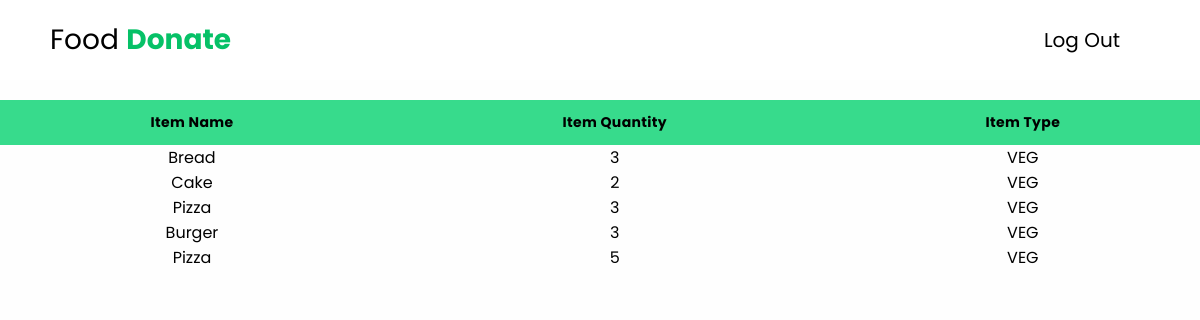
The page /user (signed in) on the database its author committed.
### tables this page shows
CREATE TABLE "food_item" (
	"id"	INTEGER,
	"food_name"	TEXT,
	"donor_id"	INTEGER,
	"quantity"	INTEGER,
	"timing"	TEXT DEFAULT CURRENT_TIMESTAMP,
	"type"	TEXT,
	"address"	TEXT,
	PRIMARY KEY("id")
);

### app.py (the view)
@app.route("/user")
def takefood():
    try:
        if session["role"] == 1 or session["role"]=="1":
            rows = db.execute("SELECT * from food_item;")
            return render_template("foodtake.html",values=rows)
    except:
        pass
    return render_template("login.html")

### app.py (called while the page is built)
@app.after_request
def after_request(response):
    response.headers["Cache-Control"] = "no-cache, no-store, must-revalidate"
    response.headers["Expires"] = 0
    response.headers["Pragma"] = "no-cache"
    return response

### templates/foodtake.html (shortened to what this page needs)
<!DOCTYPE html>
<html lang="en">
<head>
    <link rel="stylesheet" href="../static/loginstyle.css">
    <link rel="stylesheet" href="../static/home.css">
    <link rel="stylesheet" href="../static/profile.css">
    <link rel="stylesheet" href="path/to/font-awesome/css/font-awesome.min.css">
    <link rel="stylesheet" href="https://cdnjs.cloudflare.com/ajax/libs/font-awesome/6.2.1/css/all.min.css">
    <link rel="stylesheet" href="https://cdn.jsdelivr.net/npm/bootstrap-icons@1.3.0/font/bootstrap-icons.css" />
</head>
<body>
  <header>
    <div class="logo">Food <b style="color: #06C167;">Donate</b></div>
    <nav class="nav-bar">
        <ul>
          {% if session["user_id"] %}
            <li><a href="/logout" >Log Out</a></li>
          {% endif %}
        </ul>
    </nav>
</header>
       <div class="table-container">
         <div class="table-wrapper">
        <table class="table">
        <thead>
        <tr>
            <th>Item Name</th>
            <th>Item Quantity</th>
            <th>Item Type</th>
        </tr>
        </thead>
       <tbody>
      <tbody>
          {% for value in values %}
            <tr>
                  <td scope="row" style="text-align: center;">{{ value.food_name }}</td>
                  <td scope="row" style="text-align: center;">{{ value.quantity }}</td>
                  <td scope="row" style="text-align: center;">{{ value.type.upper() }}</td>
            </tr>
          {% endfor %}
        </tbody>
    </table>
         </div>
   </div>
</body>
</html>

### static/loginstyle.css (style rules this page uses)
body { background-image: url(""); font-family: 'Open Sans', sans-serif; background-color: #06C167; }
.logo { text-align: center; font-size: 22px; color:black; }

### static/home.css (style rules this page uses)
:root { --navcolor:white; --navfont:black; --green:#06C167; --box-shadow:0 .5rem 1rem rgba(0,0,0.1) }
* { margin: 0; padding: 0; list-style: none; text-decoration: none; box-sizing: border-box; font-family: 'Poppins', sans-serif; }
body { background-color: #fefefe; }
header { width: 100%; height: 80px; background-color: var(--navcolor); display: flex; justify-content: space-between; align-items: center; padding: 0 100px; }
.logo { font-size: 28px; color:var(--navfont); }
.nav-bar ul { display: flex; }
.nav-bar ul li a { display: block; color: var(--navfont); font-size: 20px ; padding:10px 25px; border-radius: 50px; transition: 0.2s; margin: 0 5px; }
@media only screen and (max-width:1320px) { header { padding:0 50px; } }

### static/profile.css (style rules this page uses)
.table-container { padding: 0 ; margin: 20px auto 10px; box-shadow: ; }
.table { width: 100%; border-collapse:separate; border-spacing: 0px; }
th { position:sticky; top:0px; background-color: #37db8c; }
.table-wrapper { max-height: 50%; overflow-y: scroll; }
.table thead tr th { font-size: 14px; font-weight: medium; letter-spacing: 0.35px; opacity: 1; padding: 12px; vertical-align: top; }

### rows shown on the page
food_item: food_name "Bread", quantity "3", type "VEG"
food_item: food_name "Cake", quantity "2", type "VEG"
food_item: food_name "Pizza", quantity "3", type "VEG"
food_item: food_name "Burger", quantity "3", type "VEG"
food_item: food_name "Pizza", quantity "5", type "VEG"
